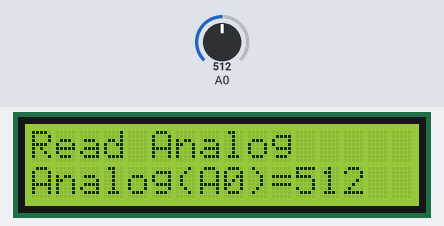
Bench run of a sketch on a simulated Arduino Uno, built with avr-gcc and run on an emulated ATmega328P. On the bench: 16×2 character LCD. The test bench sets the inputs (shaded band); at power-on: A0 = 512.

Above: at 1.2 s.
1.3 s: A0 set to 716
At 1.9 s:
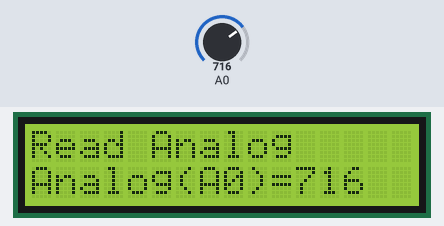
2.8 s: A0 set to 900
At 3.9 s:
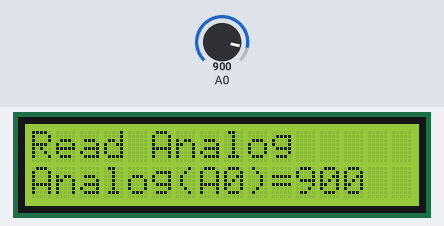
4.3 s: A0 set to 1023
At 5.5 s:
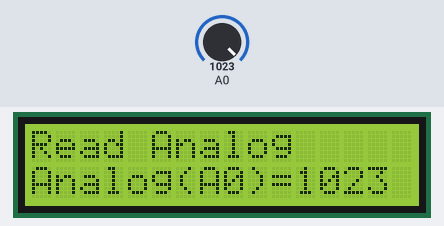
Timing chart, 0 to 7.3 s (numbered marks = the images above; inputs shaded):
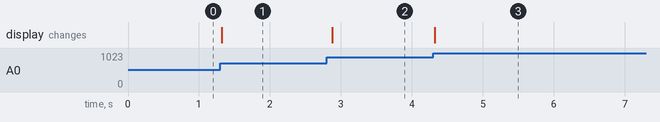

Measured:
- after the input at 1.3 s, the display: changes at once (image 1)
- after the input at 2.8 s, the display: changes after 0.08 s (image 2)
- after the input at 4.3 s, the display: changes at once (image 3)

The sketch:

NodeMCU_AnalogLCD.ino
```cpp
#include <Wire.h>
#include <LiquidCrystal_I2C.h>

// Set the LCD address to 0x27 for a 16 chars and 2 line display
LiquidCrystal_I2C lcd(0x3F, 16, 2);
void setup()
{
  lcd.begin();                // initialize the LCD
  lcd.backlight();            // Turn on the blacklight
  lcd.setCursor(0, 0);
  lcd.print("Read Analog");   // Print a message on line 1
  lcd.setCursor(0, 1);
  lcd.print("Analog(A0)=");   // Print message on line 2
}

void loop()
{
  lcd.setCursor(11, 1);
  lcd.print(analogRead(A0) + String("        ")); // Print analog value
  delay(100);
}
```
